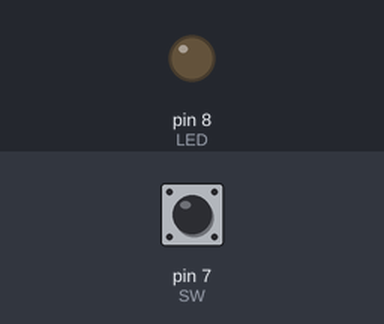
Bench run of a sketch on a simulated Arduino Uno, built with avr-gcc and run on an emulated ATmega328P. On the bench: output pins drawn as LEDs (lit = HIGH). Dashed ring = blinking. The inputs (shaded band) are chosen by the test bench; at power-on: pin 7 (SW) LOW.

Above: at 1.2 s.
1.3 s: pin 7 (SW) pulled HIGH for 0.15 s
At 1.9 s:
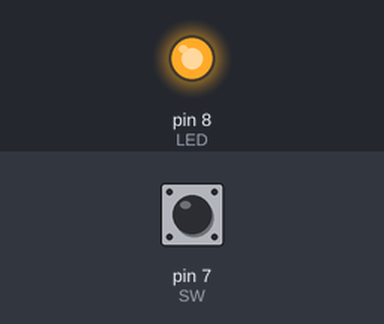
2.9 s: pin 7 (SW) pulled HIGH for 1 s
At 4.17 s:
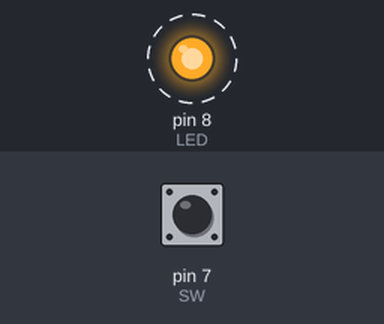
Timing chart, 0 to 12.0 s (numbered marks = the images above; inputs shaded):
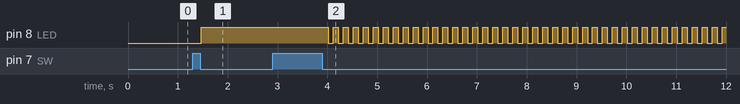

Measured:
- after the input at 1.3 s, pin 8 (LED): LOW → HIGH after 0.17 s
- after the input at 2.9 s, pin 8 (LED): alternates HIGH for 0.10 s and LOW for 0.10 s, starting after 1.1 s

The sketch:

flashlight2.ino
```cpp
#define SW 7
#define LED 8
boolean lastStatus = LOW;
int Click = 0;
int switchStatus = 0;

void setup() {
  // put your setup code here, to run once:
  pinMode( SW, INPUT );
  pinMode( LED, OUTPUT );
}

void count()
{
  boolean b1 = digitalRead( SW );

  if( Click == 2 )
  {
    Click = 0;
    //ledStatus = !ledStatus;
    //digitalWrite( LED, ledStatus );
    switchStatus ++;
  }
  else
  {
    if( b1 != lastStatus )
    {
      delay( 20 );
      boolean b2 = digitalRead( SW );
      if( b1 == b2 )
      {
        Click ++;
        lastStatus = b1;
      }
    }
  }
}

void loop() {
  // put your main code here, to run repeatedly:
  count();

  if( switchStatus > 2 )
    switchStatus = 0;

  if( switchStatus == 1 )
  {
    digitalWrite( LED, HIGH );
  }
  else if( switchStatus == 2 )
  {
    digitalWrite( LED, LOW );
    while( switchStatus == 2 )
    {
      count();
      digitalWrite( LED, HIGH );
      delay( 100 );
      count();
      digitalWrite( LED, LOW );
      delay( 100 );
    }
  }
  else
  {
    digitalWrite( LED, LOW );
  }

}
```
